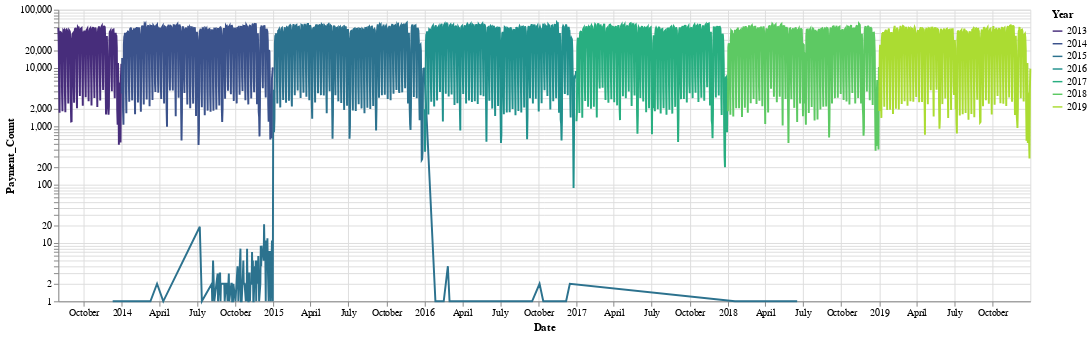

The notebook cell saved with this chart:
### Code cell
alt.Chart(date_agg).mark_line().encode(
    x='Date:T',
    y=alt.Y('Payment_Count:Q', scale=alt.Scale(type='log')),
    color=alt.Color('Year:O', scale=alt.Scale(scheme='viridis'))
).properties(
    width = 1000
)

### Figure 1 — Vega-Lite specification as saved in the notebook (floating-point values rounded to 4 significant figures; data arrays with more than 128 entries replaced by an {"elided": "..."} marker saying what was removed)
{"config": {"view": {"continuousWidth": 400, "continuousHeight": 300}}, "data": {"name": "data-3f2550212418441e907b8ca08e65d53b"}, "mark": "line", "encoding": {"color": {"type": "ordinal", "field": "Year", "scale": {"scheme": "viridis"}}, "x": {"type": "temporal", "field": "Date"}, "y": {"type": "quantitative", "field": "Payment_Count", "scale": {"type": "log"}}}, "width": 1000, "$schema": "https://vega.github.io/schema/vega-lite/v4.8.1.json", "datasets": {"data-3f2550212418441e907b8ca08e65d53b": {"elided": "2468 records"}}}
